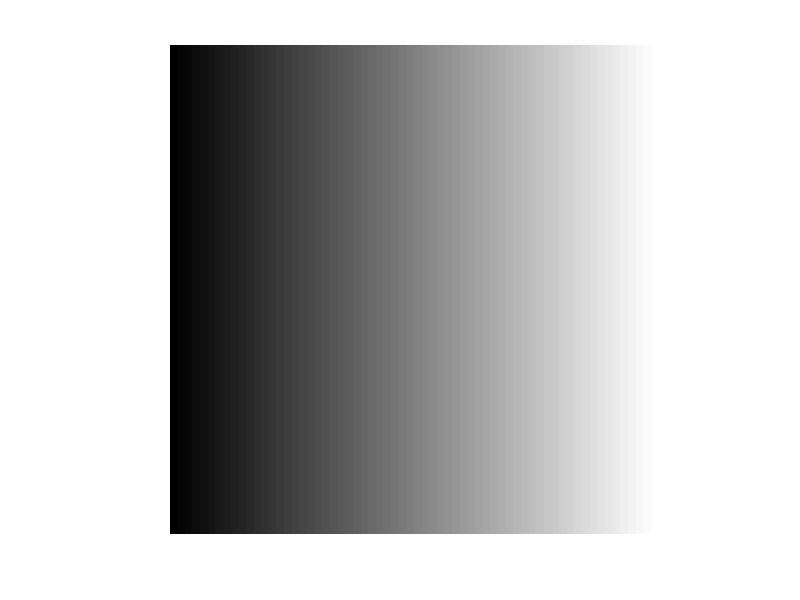
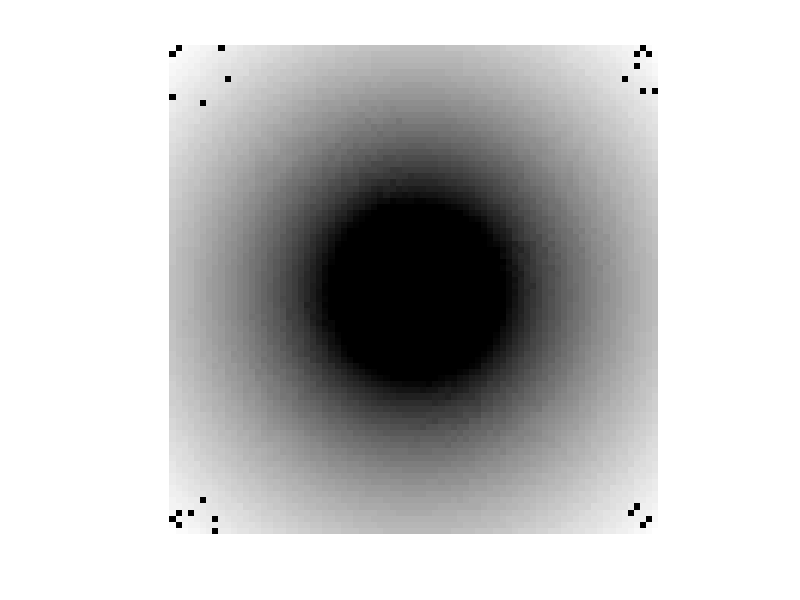

These charts were generated, in order, by the following MATLAB code:
M = zeros(256, 256);
for i=1:1:256
   M(:,i) = i; 
end
figure(1);
I = mat2gray(M);
imshow(I);

val_x = 1;
val_y = pi;
res = 80;
im_size_x = 256;
im_size_y = 256;
salto_x = 2*val_x/im_size_x;
salto_y = 2*val_y/im_size_y;
M_f = zeros(res, res);

for i=1:1:im_size_x
   for j=1:1:im_size_y
       z = -val_x+(j*salto_x) + (val_y-i*salto_y)*1i;
       w = exp(z);
       x_n = ceil((real(w) + 1.01)*(res/2));
       y_n = ceil((1.01-imag(w))*(res/2));
       if 0 < x_n && x_n <= res && 0 < y_n && y_n <= res
           M_f(x_n, y_n) = M(i,j);
       end
   end
end

figure(2)
Im = mat2gray(M_f);
imshow(Im);
